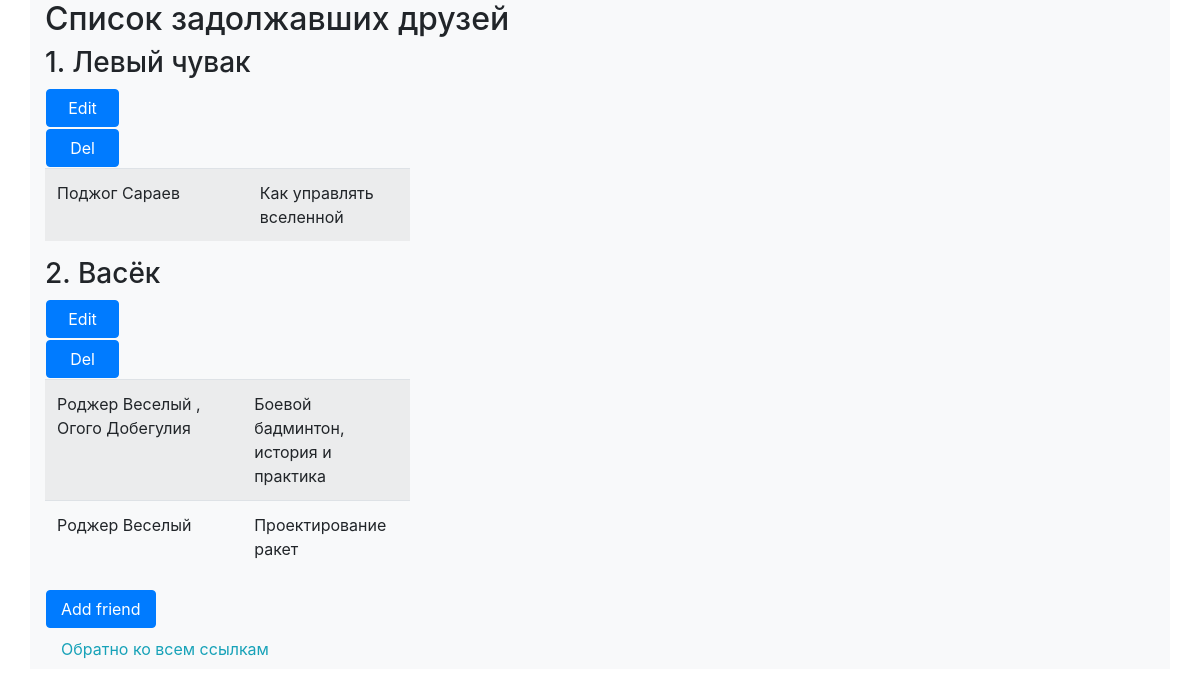
/editing/friend/, run on the app's committed database.
### p_library/models.py (models this page shows, shortened)
class Friend(models.Model):
    full_name = models.CharField(max_length=128, verbose_name='Имя')
    books = models.ManyToManyField(Book, through='RentedBooks', verbose_name='Книги')
    def __str__(self):
        return self.full_name

class Author(models.Model):
    full_name = models.TextField(verbose_name='Имя')
    birth_year = models.SmallIntegerField(verbose_name='Дата рождения')
    country = models.CharField(max_length=2, verbose_name='Страна')

class Book(models.Model):
    ISBN = models.CharField(max_length=13)
    title = models.CharField(max_length=128, verbose_name='Название')
    description = models.TextField(verbose_name='Описание')
    image = models.ImageField(upload_to='book_images', blank=True, null=True)
    year_release = models.SmallIntegerField(verbose_name='Год издания')
    authors = models.ManyToManyField(Author, through='Inspiration', through_fields=('book', 'author'), verbose_name='Авторы')
    publisher = models.ForeignKey(Publisher, on_delete=models.SET_NULL, blank=True, null=True, verbose_name='Издательство')
    copy_count = models.SmallIntegerField(default=1, verbose_name='Число экземпляров')
    price = models.DecimalField(max_digits=16, decimal_places=2, default=0, verbose_name='Цена')

### p_library/views.py (the view)
# urls.py: path('friend/', Friends, name='friend_list'),
def Friends(request):
    template = loader.get_template('friend_list.html')
    friends = Friend.objects.all().prefetch_related('books')
    return HttpResponse(template.render({'friends': friends}, request))

### p_library/templates/friend_list.html (shortened to what this page needs)
{% extends 'base.html' %}
{% block content %}
    <h2>Список задолжавших друзей</h2>
    {% if friends %}
        {% for friend in friends %}
            <h3>{{ forloop.counter }}. {{ friend }}</h3>
                {% url 'p_library:friend_update' friend.id  as fr_edit %}
                <a href="{{ fr_edit }}" class="btn btn-primary" style="width: 10%; margin: 1px;">Edit</a>
                <form action="/editing/friend/delete/" method="post" enctype="multipart/form-data">
                    <input type="submit" value="Del" class="btn btn-primary" style="width: 10%; margin: 1px;"/>
                </form>
            <table class="table table-striped" style="width: 50%">
                {% if friend.books %}
                    {% for book in friend.books.all %}
                        <tr>
                            <td style="width: 50%">
                                {% for author in book.authors.all %}
                                    {{ author.full_name }}
                                        {% if forloop.counter != book.authors.all|length %}
                                            ,
                                        {% endif %}
                                {% endfor %}
                            </td>
                            <td style="width: 40%">
                                {{ book.title }}
                            </td>
                        </tr>
                    {% endfor %}
                {% endif %}
            </table>
        {% endfor %}
    {% endif %}
    {% url 'p_library:friend_create' as fr_create %}
    <a href="{{ fr_create }}" class="btn btn-primary" style="width: 15%; margin: 1px;">Add friend</a>
{% endblock %}

### data on the page
Friend: full_name "Левый чувак"
Book: title "Как управлять вселенной"
Author: full_name "Поджог Сараев"
Friend: full_name "Васёк"
Book: title "Боевой бадминтон, история и практика"
Author: full_name "Роджер Веселый"
Author: full_name "Огого Добегулия"
Book: title "Проектирование ракет"
